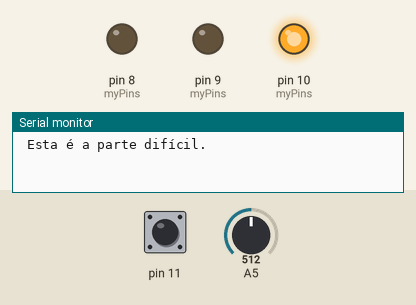
This sketch was run on a simulated Arduino Uno, built with avr-gcc and run on an emulated ATmega328P. Shown: output pins drawn as LEDs (lit = HIGH), the last lines printed to the serial monitor. The inputs (shaded band) are chosen by the test bench; at power-on: A5 = 512, pin 11 HIGH.

Above: at 1.2 s.
1.3 s: A5 set to 501
At 13.2 s:
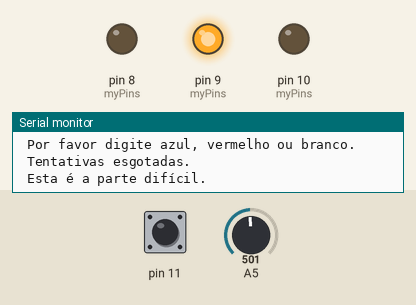
13.5 s: A5 set to 271
25.2 s: A5 set to 245
At 37.4 s:
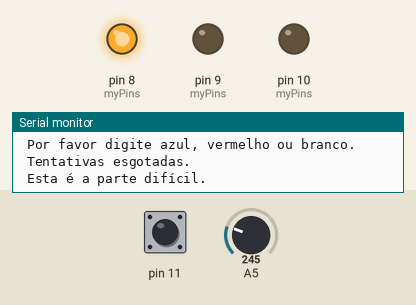
41.6 s: A5 set to 306
At 48.5 s:
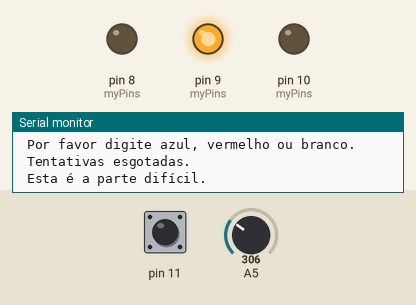
48.7 s: A5 set to 122
At 61.4 s:
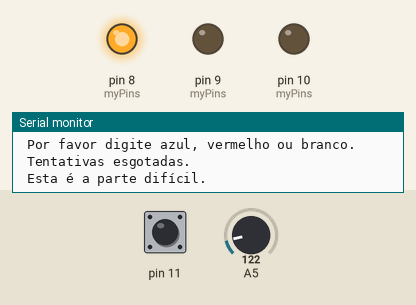
Timing chart, 0 to 61.7 s (numbered marks = the images above; inputs shaded):
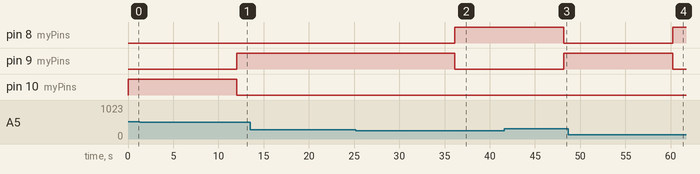

Measured:
- the behaviour switches between 512 and 511 on A5 (found by bisection; images 0 and 1)
- the behaviour switches between 256 and 255 on A5 (found by bisection; images 1 and 2)
- after the input at 1.3 s, pin 9 (myPins): LOW → HIGH after 10.8 s; pin 10 (myPins): HIGH → LOW after 10.8 s
- after the input at 25.2 s, pin 8 (myPins): LOW → HIGH after 10.9 s; pin 9 (myPins): HIGH → LOW after 10.9 s
- after the input at 41.6 s, pin 8 (myPins): HIGH → LOW after 6.6 s; pin 9 (myPins): LOW → HIGH after 6.6 s
- after the input at 48.7 s, pin 8 (myPins): LOW → HIGH after 11.5 s; pin 9 (myPins): HIGH → LOW after 11.5 s

The sketch:

Lit_Game.ino
```cpp
const int catano = 0;
//int valorComutacao = 0;
int myPins[] = {8, 9, 10};
int valorLido = 0;
String dadosRecebidos = "";

void setup() {
  // put your setup code here, to run once:
  Serial.begin(9600);
  pinMode(8, OUTPUT);
  pinMode(9, OUTPUT);
  pinMode(10, OUTPUT);
  pinMode(11, INPUT_PULLUP);

  digitalWrite(8, HIGH);
  digitalWrite(9, HIGH);
  digitalWrite(10, HIGH);
}

void loop() {
  // put your main code here, to run repeatedly:
  valorLido = analogRead(A5);
  //valorComutacao = analogRead(A4)*10;
  valorLido = map(valorLido, 0, 1023, 1, 5);

    //if(valorLido < valorComutacao){
    //digitalWrite(8, HIGH);
    //delay(50);
    //digitalWrite(9, HIGH);
    //delay(100);
    //digitalWrite(10, HIGH);
    //delay(150);
    //}
    if(valorLido == 1){
    digitalWrite(8, HIGH);
    digitalWrite(9, LOW);
    digitalWrite(10, LOW);
    }
    else if(valorLido == 2){
    digitalWrite(8, LOW);
    digitalWrite(9, HIGH);
    digitalWrite(10, LOW);
    }
    else if(valorLido == 3){
    digitalWrite(8, LOW);
    digitalWrite(9, LOW);
    digitalWrite(10, HIGH);
    }
    if(Serial.available() > 0){
    dadosRecebidos = Serial.readStringUntil('\n');
    switch ('A')
    {
      case 'A':
    Serial.println("\n Olá.");
    if (dadosRecebidos == "azul"){
    digitalWrite(8, HIGH);
    Serial.println("\n Dados foram inseridos com sucesso.");
    }
    if (dadosRecebidos == "vermelho"){
    digitalWrite(9, HIGH);
    Serial.println("\n Dados foram inseridos com sucesso.");
    }
    if (dadosRecebidos == "branco"){
    digitalWrite(10, HIGH);
    Serial.println("\n Dados foram inseridos com sucesso.");
    }
    if(dadosRecebidos == "catano"){
    Serial.println("\n Ai o catano!" + catano);
    delay(1000);
    }
  else{
  dadosRecebidos = Serial.readStringUntil('\n');
  Serial.println("\n Por favor digite azul, vermelho ou branco.");
  delay(6000);
  digitalWrite(8, LOW);
  digitalWrite(9, LOW);
  digitalWrite(10, LOW);
  }
    }
    }
  if(digitalRead(11)==LOW){
  Serial.println("\n Bom dia.");
  delay(1000);
  switch ('B')
  {
    case 'B':
    if(valorLido == 1){
    Serial.println("\n Esta é a cor azul.");
    }
    if(valorLido == 2){
    Serial.println("\n Esta é a cor vermelha.");
    }
    if(valorLido == 3){
    Serial.println("\n Esta é a cor branca.");
    }
    if(valorLido == 4){
    Serial.println("\n Este é o jogo das cores.");
    }
  }
  }
  if(digitalRead(11)==HIGH){
  Serial.println("\n Esta é a parte difícil.");
  delay(3000);
  switch ('C')
  {
    case 'C':
    Serial.println("\n Por favor digite azul, vermelho ou branco.");
    dadosRecebidos = Serial.readStringUntil('\n');
    delay(1000);
    if(valorLido == 1 && dadosRecebidos == "azul"){
    Serial.println("\n Sucesso.");
    }
    Serial.println("\n Por favor digite azul, vermelho ou branco.");
    dadosRecebidos = Serial.readStringUntil('\n');
    delay(1000);
    if(valorLido == 2 && dadosRecebidos == "vermelho"){
    Serial.println("\n Sucesso.");
    }
    Serial.println("\n Por favor digite azul, vermelho ou branco.");
    dadosRecebidos = Serial.readStringUntil('\n');
    delay(1000);
    if(valorLido == 3 && dadosRecebidos == "branco"){
    Serial.println("\n Sucesso.");
    }
    if(valorLido == 4){
    Serial.println("\n Este é o jogo das cores.");
    }
    else{
      Serial.println("\n Tentativas esgotadas.");
      delay(3000);
    }
  }
  }
  delay(50);
}
```
